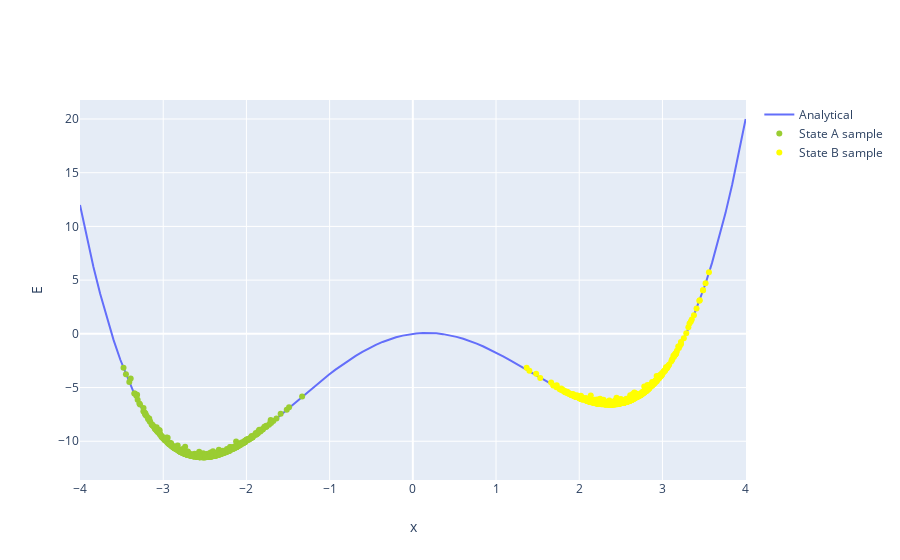

Write notebook code for a chart like this one.
### Markdown cell above
Overlayying their energies on the free energy vs. $x$ plot:

### Code cell
fig = go.Figure(data=go.Scatter(x=x_illustrate, y=E(x_illustrate,0),name='Analytical'))

fig.add_trace(
    go.Scatter(
        x=x_state_a,
        y=E(x_state_a,y_state_a),
        mode="markers",
        name='State A sample',
        marker_color='yellowgreen'
    ))

fig.add_trace(
    go.Scatter(
        x=x_state_b,
        y=E(x_state_b,y_state_b),
        mode="markers",
        name='State B sample',
        marker_color="yellow"
    ))

fig.update_layout(
    xaxis_title="x",
    yaxis_title="E",
)

fig.show()

### Figure 1 — Plotly figure (JSON) as saved in the notebook; plotly's stock layout.template omitted (floating-point values rounded to 4 significant figures; data arrays with more than 128 entries replaced by an {"elided": "..."} marker saying what was removed)
{"data": [{"name": "Analytical", "type": "scatter", "x": [-4, -3.919, -3.838, -3.758, -3.677, -3.596, -3.515, -3.434, -3.354, -3.273, -3.192, -3.111, -3.03, -2.949, -2.869, -2.788, -2.707, -2.626, -2.545, -2.465, -2.384, -2.303, -2.222, -2.141, -2.061, -1.98, -1.899, -1.818, -1.737, -1.657, -1.576, -1.495, -1.414, -1.333, -1.253, -1.172, -1.091, -1.01, -0.9293, -0.8485, -0.7677, -0.6869, -0.6061, -0.5253, -0.4444, -0.3636, -0.2828, -0.202, -0.1212, -0.0404, 0.0404, 0.1212, 0.202, 0.2828, 0.3636, 0.4444, 0.5253, 0.6061, 0.6869, 0.7677, 0.8485, 0.9293, 1.01, 1.091, 1.172, 1.253, 1.333, 1.414, 1.495, 1.576, 1.657, 1.737, 1.818, 1.899, 1.98, 2.061, 2.141, 2.222, 2.303, 2.384, 2.465, 2.545, 2.626, 2.707, 2.788, 2.869, 2.949, 3.03, 3.111, 3.192, 3.273, 3.354, 3.434, 3.515, 3.596, 3.677, 3.758, 3.838, 3.919, 4], "y": [12, 8.984, 6.229, 3.723, 1.456, -0.5865, -2.415, -4.04, -5.473, -6.725, -7.806, -8.727, -9.498, -10.13, -10.63, -11.0, -11.27, -11.42, -11.49, -11.46, -11.36, -11.18, -10.94, -10.64, -10.29, -9.898, -9.466, -9.003, -8.515, -8.007, -7.483, -6.951, -6.414, -5.877, -5.344, -4.819, -4.307, -3.811, -3.334, -2.879, -2.449, -2.047, -1.674, -1.334, -1.027, -0.756, -0.5212, -0.324, -0.1652, -0.0453, 0.03551, 0.07719, 0.08, 0.04445, -0.02869, -0.1384, -0.2834, -0.4621, -0.6729, -0.9135, -1.182, -1.475, -1.791, -2.125, -2.476, -2.839, -3.21, -3.585, -3.961, -4.332, -4.693, -5.04, -5.367, -5.668, -5.938, -6.17, -6.358, -6.496, -6.576, -6.591, -6.534, -6.397, -6.172, -5.852, -5.427, -4.889, -4.229, -3.437, -2.505, -1.423, -0.1795, 1.234, 2.829, 4.616, 6.605, 8.809, 11.24, 13.91, 16.82, 20]}, {"marker": {"color": "yellowgreen"}, "mode": "markers", "name": "State A sample", "type": "scatter", "x": {"elided": "500 float values"}, "y": {"elided": "500 float values"}}, {"marker": {"color": "yellow"}, "mode": "markers", "name": "State B sample", "type": "scatter", "x": {"elided": "500 float values"}, "y": {"elided": "500 float values"}}], "layout": {"xaxis": {"title": {"text": "x"}}, "yaxis": {"title": {"text": "E"}}}}
